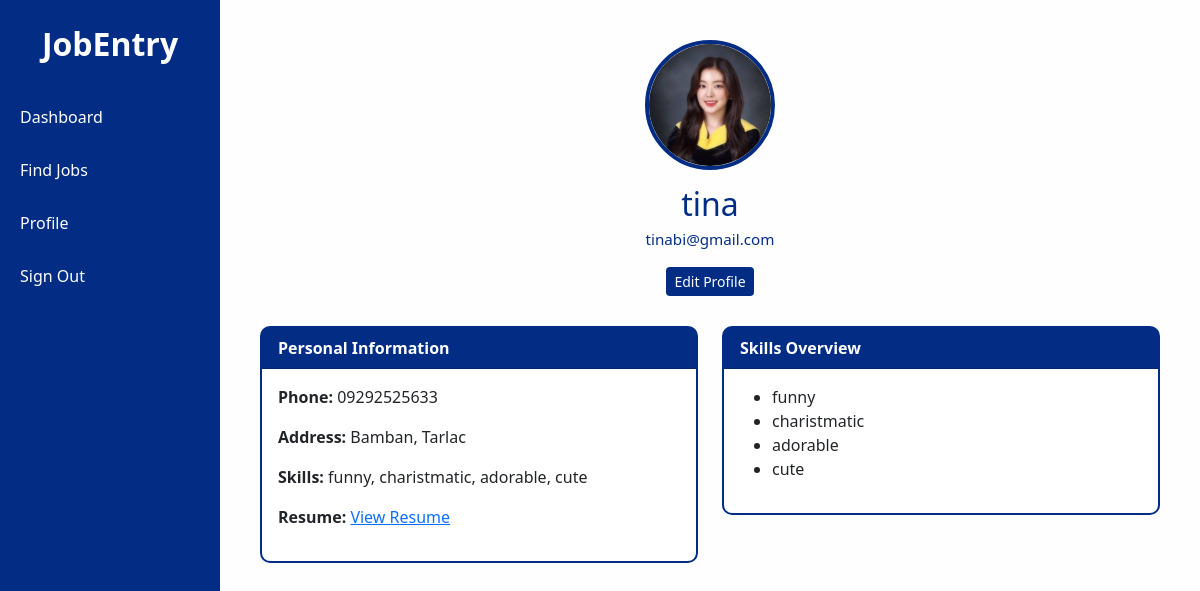
Before: /try/profile.php with the older database file.
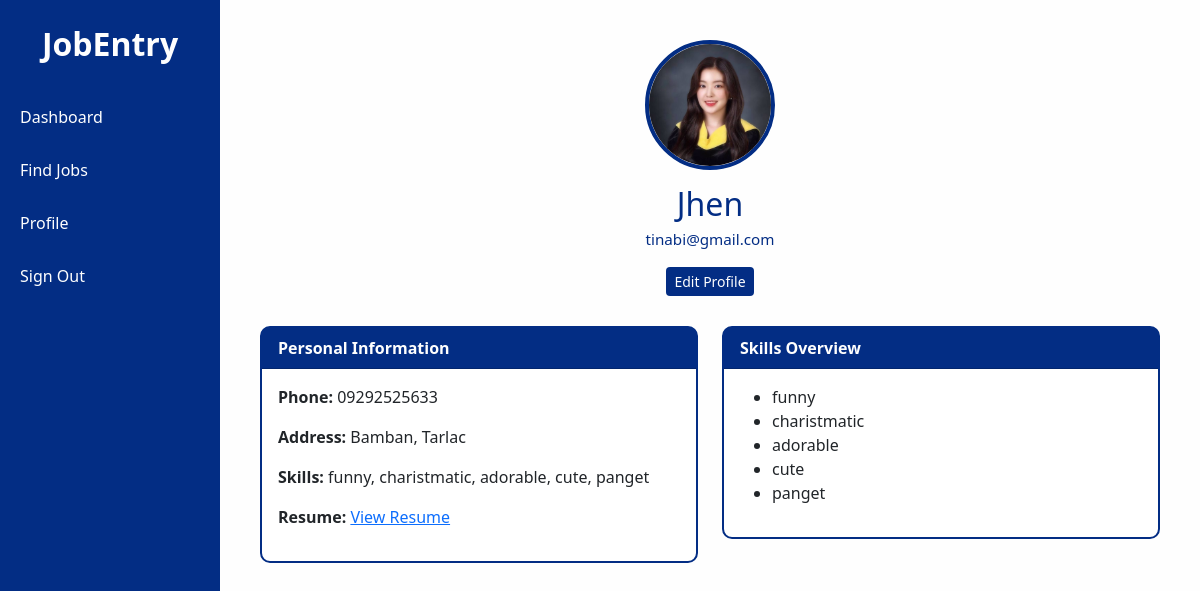
After: the same page with the newer database file.
### tables this page shows
CREATE TABLE `users` (
  `user_id` int(11) NOT NULL,
  `full_name` varchar(255) NOT NULL,
  `email` varchar(255) NOT NULL,
  `password` varchar(255) NOT NULL,
  `status` varchar(50) NOT NULL DEFAULT 'active',
  `role` enum('admin','user') NOT NULL DEFAULT 'user',
  `created_at` timestamp NOT NULL DEFAULT current_timestamp(),
  `phone` varchar(20) DEFAULT NULL,
  `address` varchar(255) DEFAULT NULL,
  `skills` text DEFAULT NULL,
  `resume` varchar(255) DEFAULT NULL,
  `profile_pic` varchar(255) DEFAULT NULL
);

### htdocs/try/profile.php (the view, shortened to what this page needs)
<?php
$conn = new mysqli("localhost", "root", "", "job_bp");
$user_id = $_SESSION['user_id'] ?? 1;
$user_role = $_SESSION['role'] ?? 'user';
$result = $conn->query("SELECT * FROM users WHERE user_id=$user_id");
if ($result && $result->num_rows > 0) {
    $user = $result->fetch_assoc();
    $name = $user['full_name'] ?? '';
    $email = $user['email'] ?? '';
    $phone = $user['phone'] ?? '';
    $address = $user['address'] ?? '';
    $skills = $user['skills'] ?? '';
    $resume = $user['resume'] ?? '';
    $profile_pic = $user['profile_pic'] ?? '';
} else {
    $name = $email = $phone = $address = $skills = $resume = $profile_pic = "";
}
?>
<!DOCTYPE html>
<html lang="en">
<head>
<link href="https://cdn.jsdelivr.net/npm/bootstrap@5.3.2/dist/css/bootstrap.min.css" rel="stylesheet">
</head>
<body>
<div class="sidebar">
<h2>JobEntry</h2>
<a href="dashboard.php">Dashboard</a>
<?php if ($user_role === 'user'): ?>
    <a href="find_job.php">Find Jobs</a>
<?php elseif ($user_role === 'admin'): ?>
    <a href="hire_talent.php">Hire Talent</a>
<?php endif; ?>
<a href="profile.php">Profile</a>
<a href="?logout=true">Sign Out</a>
</div>
<div class="main-content">
<div class="profile-header">
<img src="<?= !empty($profile_pic) ? htmlspecialchars($profile_pic) : 'https://via.placeholder.com/130'; ?>" alt="Profile Picture">
<h2><?= htmlspecialchars($name ?: 'Your Name'); ?></h2>
<p><?= htmlspecialchars($email ?: 'your@email.com'); ?></p>
<button class="btn btn-primary btn-sm" data-bs-toggle="modal" data-bs-target="#editProfileModal">Edit Profile</button>
</div>
<div class="row">
<div class="col-md-6">
<div class="card">
<div class="card-header">Personal Information</div>
<div class="card-body">
<p><strong>Phone:</strong> <?= htmlspecialchars($phone ?: 'Not set'); ?></p>
<p><strong>Address:</strong> <?= htmlspecialchars($address ?: 'Not set'); ?></p>
<p><strong>Skills:</strong> <?= htmlspecialchars($skills ?: 'Not set'); ?></p>
<?php if ($resume): ?>
<p><strong>Resume:</strong> <a href="<?= htmlspecialchars($resume); ?>" target="_blank">View Resume</a></p>
<?php endif; ?>
</div>
</div>
</div>
<div class="col-md-6">
<div class="card">
<div class="card-header">Skills Overview</div>
<div class="card-body">
<ul>
<?php
if (!empty($skills)) {
    foreach (explode(",", $skills) as $skill) echo "<li>" . htmlspecialchars(trim($skill)) . "</li>";
} else { echo "<li>No skills added yet</li>"; }
?>
</ul>
</div>
</div>
</div>
</div>
</div>
</body>
</html>

Changed rows visible on the page:
changed users "Bamban, Tarlac": full_name "tina" → "Jhen"; skills "funny, charistmatic, adorable, cute" → "funny, charistmatic, adorable, cute, panget"
Other visible differences:
new list line: "panget"
